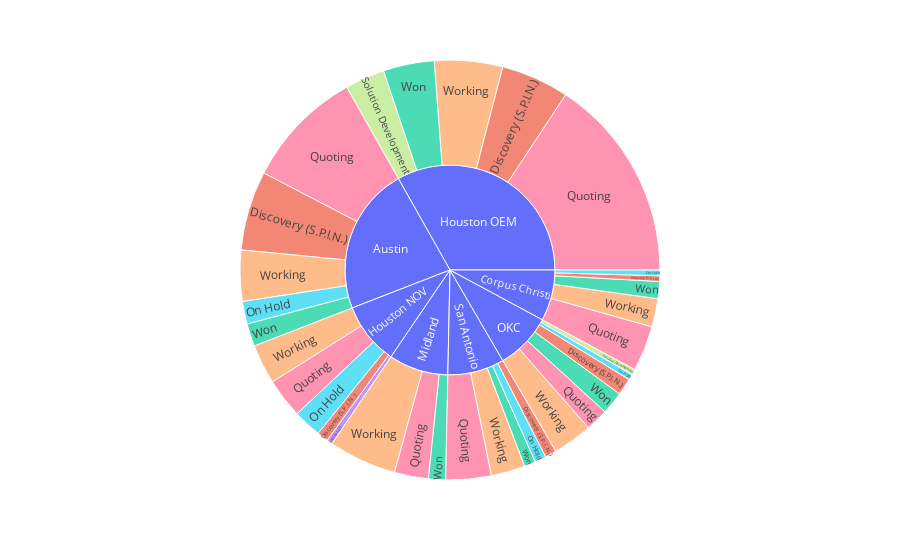

Source (notebook cell):
### Code cell
import plotly.express as px

fig = px.sunburst(df_num, path=['Branch','Stage'], values=[1]*len(df_num), color='Stage')
fig.show()
#add number and percentage of count for each

### Figure 1 — Plotly figure (JSON) as saved in the notebook; plotly's stock layout.template omitted (floating-point values rounded to 4 significant figures)
{"data": [{"branchvalues": "total", "customdata": [["(?)"], ["Discovery (S.P.I.N.)"], ["Won"], ["Discovery (S.P.I.N.)"], ["Discovery (S.P.I.N.)"], ["(?)"], ["Lost (why?)"], ["Won"], ["Working"], ["Working"], ["Working"], ["(?)"], ["Working"], ["Won"], ["(?)"], ["(?)"], ["Working"], ["(?)"], ["Discovery (S.P.I.N.)"], ["On Hold"], ["Quoting"], ["Discovery (S.P.I.N.)"], ["Discovery (S.P.I.N.)"], ["Quoting"], ["On Hold"], ["On Hold"], ["Quoting"], ["Quoting"], ["On Hold"], ["On Hold"], ["Working"], ["Solution Development"], ["Quoting"], ["Working"], ["Quoting"], ["Won"], ["(?)"], ["Won"], ["Quoting"], ["Won"], ["Solution Development"]], "domain": {"x": [0, 1], "y": [0, 1]}, "hoverlabel": {"namelength": 0}, "hovertemplate": "Stage=%{customdata[0]}<br>labels=%{label}<br>value=%{value}<br>parent=%{parent}<br>id=%{id}", "ids": ["Austin", "Corpus Christi/Discovery (S.P.I.N.)", "Houston OEM/Won", "Houston OEM/Discovery (S.P.I.N.)", "OKC/Discovery (S.P.I.N.)", "Houston OEM", "Houston NOV/Lost (why?)", "San Antonio/Won", "San Antonio/Working", "Austin/Working", "Corpus Christi/Working", "San Antonio", "Houston OEM/Working", "Corpus Christi/Won", "Houston NOV", "Midland", "Houston NOV/Working", "OKC", "Austin/Discovery (S.P.I.N.)", "San Antonio/On Hold", "OKC/Quoting", "Houston NOV/Discovery (S.P.I.N.)", "San Antonio/Discovery (S.P.I.N.)", "Houston OEM/Quoting", "Austin/On Hold", "Houston NOV/On Hold", "Corpus Christi/Quoting", "Austin/Quoting", "OKC/On Hold", "Corpus Christi/On Hold", "Midland/Working", "Houston OEM/Solution Development", "San Antonio/Quoting", "OKC/Working", "Houston NOV/Quoting", "OKC/Won", "Corpus Christi", "Midland/Won", "Midland/Quoting", "Austin/Won", "OKC/Solution Development"], "labels": ["Austin", "Discovery (S.P.I.N.)", "Won", "Discovery (S.P.I.N.)", "Discovery (S.P.I.N.)", "Houston OEM", "Lost (why?)", "Won", "Working", "Working", "Working", "San Antonio", "Working", "Won", "Houston NOV", "Midland", "Working", "OKC", "Discovery (S.P.I.N.)", "On Hold", "Quoting", "Discovery (S.P.I.N.)", "Discovery (S.P.I.N.)", "Quoting", "On Hold", "On Hold", "Quoting", "Quoting", "On Hold", "On Hold", "Working", "Solution Development", "Quoting", "Working", "Quoting", "Won", "Corpus Christi", "Won", "Quoting", "Won", "Solution Development"], "marker": {"colors": ["#636efa", "#EF553B", "#00cc96", "#EF553B", "#EF553B", "#636efa", "#ab63fa", "#00cc96", "#FFA15A", "#FFA15A", "#FFA15A", "#636efa", "#FFA15A", "#00cc96", "#636efa", "#636efa", "#FFA15A", "#636efa", "#EF553B", "#19d3f3", "#FF6692", "#EF553B", "#EF553B", "#FF6692", "#19d3f3", "#19d3f3", "#FF6692", "#FF6692", "#19d3f3", "#19d3f3", "#FFA15A", "#B6E880", "#FF6692", "#FFA15A", "#FF6692", "#00cc96", "#636efa", "#00cc96", "#FF6692", "#00cc96", "#B6E880"]}, "name": "", "parents": ["", "Corpus Christi", "Houston OEM", "Houston OEM", "OKC", "", "Houston NOV", "San Antonio", "San Antonio", "Austin", "Corpus Christi", "", "Houston OEM", "Corpus Christi", "", "", "Houston NOV", "", "Austin", "San Antonio", "OKC", "Houston NOV", "San Antonio", "Houston OEM", "Austin", "Houston NOV", "Corpus Christi", "Austin", "OKC", "Corpus Christi", "Midland", "Houston OEM", "San Antonio", "OKC", "Houston NOV", "OKC", "", "Midland", "Midland", "Austin", "OKC"], "type": "sunburst", "values": [52, 1, 9, 12, 3, 76, 1, 2, 6, 9, 5, 20, 12, 3, 22, 21, 7, 20, 14, 2, 4, 2, 2, 36, 4, 5, 8, 21, 1, 1, 12, 7, 8, 7, 7, 4, 18, 3, 6, 4, 1]}], "layout": {"legend": {"tracegroupgap": 0}, "margin": {"t": 60}}}
